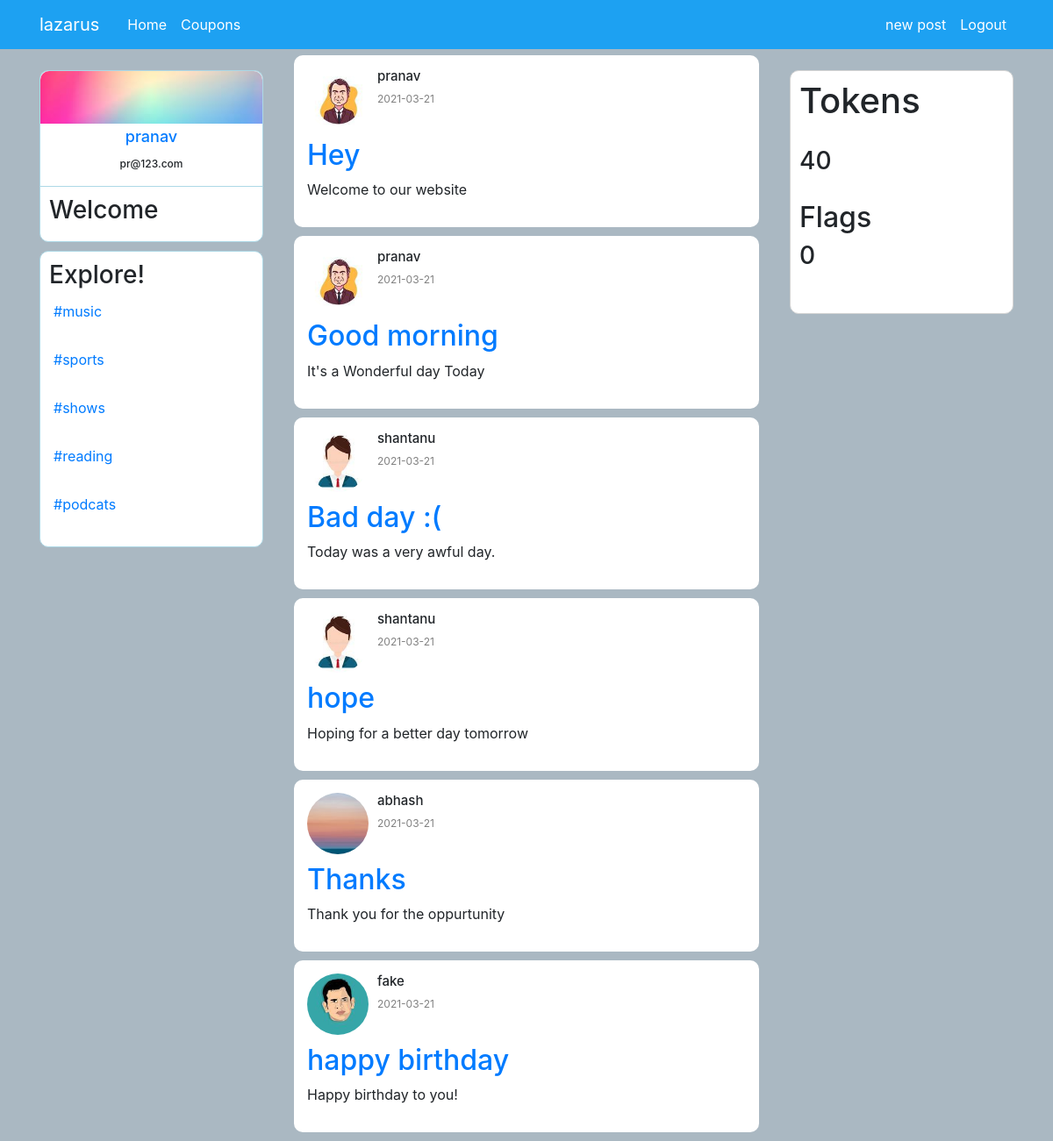
The app's page /home (signed in) with its own data.
### appmain/models.py (models this page shows, shortened)
class User(db.Model, UserMixin):
    id = db.Column(db.Integer, primary_key=True)
    username = db.Column(db.String(20), unique=True, nullable=False)
    email = db.Column(db.String(120), unique=True, nullable=False)
    image_file = db.Column(db.String(20), nullable=False, default='default.jpg')
    password = db.Column(db.String(60), nullable=False)
    posts = db.relationship('Post', backref='author', lazy=True)
    token_count=db.Column(db.Integer,nullable=False,default=0)
    flag_count=db.Column(db.Integer,nullable=False,default=0)

class Post(db.Model):
    id = db.Column(db.Integer, primary_key=True)
    title = db.Column(db.String(100), nullable=False)
    content = db.Column(db.Text, nullable=False)
    date_posted = db.Column(db.DateTime, nullable=False, default=datetime.utcnow)
    user_id = db.Column(db.Integer, db.ForeignKey('user.id'), nullable=False)

### appmain/routes.py (the view)
@app.route("/")
@app.route("/home")
def home():
    posts = Post.query.all()
    return render_template('home.html', posts=posts)

### appmain/models.py (called while the page is built)
@login_manager.user_loader
def load_user(user_id):
    return User.query.get(int(user_id))

### appmain/templates/home.html (shortened to what this page needs)
{% extends "layout.html" %}
{% block content %}
<div class="row">
  <div class="col-md-3">
<div class="sidebar mt-4 d-none d-md-block">
            <div class="sidebar_top ">
              <img src="{{ url_for('static',filename='profile/1.jpg') }}">
             <h2>
              <a href="{{ url_for('account') }}">
              {{ current_user.username }}
            </a>
             </h2>
             <h4>{{ current_user.email }}</h4>
            </div>
            <div class="sidebar_stats">
<div class="sidebar_stat">
 <h3>
  Welcome
 </h3>
</div>
            </div>
            <div class="sidebar_bottom">
                <h3>Explore!</h3>
                <div class="sidebar_recentitem para">
                     <p><a href="https://www.spotify.com/us/">#music</a></p>
                 </div>
                  <div class="sidebar_recentitem para">
                      <p><a href="https://www.cricbuzz.com/cricket-match/live-scores">#sports</a></p>
                  </div>
                  <div class="sidebar_recentitem para">
                      <p><a href="https://www.netflix.com/in/">#shows</a></p>
                  </div>
                  <div class="sidebar_recentitem para">
                      <p><a href="https://medium.com/">#reading</a></p>
                  </div>
                  <div class="sidebar_recentitem para">
                   <p><a href="https://podcasts.google.com/">#podcats</a></p>
               </div>
            </div>
</div>
</div>
<div class="col-md-6 p-0 mt-3">
<div class="feed">
{% for post in posts %}
<div class="post">
    <div class="post_header">
      <img class="rounded-circle article-img" src="{{ url_for('static',filename='profile/' + post.author.image_file)}}"
  <img class="fas fa-user "></img>
  <div class="post_info">
    <h2>{{post.author.username}}</h2>
    <p>{{post.date_posted.strftime('%Y-%m-%d')}}</p>
  </div>
  </div>
    <div class="post_body">
      <h2><a class="article-title" href="{{ url_for('post', post_id=post.id) }}">{{ post.title }}</a></h2>
  <p>{{post.content}}</p>
  </div>
  </div>
  {% endfor %}
</div>
</div>
<div class="col-md-3">
<div class="widgets d-none d-md-block">
    <div class="widgets_header token">
      <h1>Tokens</h1>
    </div>
    <div class="widgets_article">
  <div class="widgets_articleright">
    <h3>{{current_user.token_count}}</h3>
  </div>
  </div>
  <div class="widgets_article">
    <div class="widgets_articleright flag">
      <h2>Flags</h2>
      <h3>{{current_user.flag_count}}</h3>
    </div>
    </div>
    <div class="widgets_article">
      </div>
    </div>
  </div>
</div>
  {% endblock content %}

### appmain/static/style.css (style rules this page uses)
* { margin: 0; padding: 0; }
body { background-color: #aab8c2; }
.sidebar { border-radius: 10px; text-align: center; position: sticky; top: 80px; height: fit-content; flex: 0.2; }
.sidebar_top img { margin-bottom: -20px; width: 100%; height: 60px; border-top-left-radius: 10px; border-top-right-radius: 10px; object-fit: cover; }
.sidebar_top { display: flex; flex-direction: column; align-items: center; border: 1px solid lightblue; border-bottom: 0; border-top-left-radius: 10px; border-top-right-radius: 10px; background-color: white; padding-bottom: 10px; }
.sidebar_stats { padding: 10px; border: 1px solid lightblue; margin-bottom: 10px; border-bottom-left-radius: 10px; border-bottom-right-radius: 10px; background-color: white; }
.sidebar_stat { display: flex; justify-content: space-between; }
.sidebar_top h4 { font-size: 12px; margin-top: 5px; }
.sidebar_top h2 { font-size: 18px; }
.sidebar_bottom { text-align: left; padding: 10px; border: 1px solid lightblue; border-radius: 10px; margin-top: 10px; background-color: white; }
.sidebar_recentitem { display: flex; margin-bottom: 5px; padding: 5px; }
.feed { flex: 0.6; margin: 0 20px; margin-top: 47px; }
.post { background-color: white; padding: 15px; margin-bottom: 10px; border-radius: 10px; }
.post_header { display: flex; margin-bottom: 10px; }
.post_info { margin-left: 10px; }
.post_info p { font-size: 12px; color: gray; }
.post_info h2 { font-size: 15px; }
.widgets { position: sticky; top: 80px; float: 0.2; background-color: white; border-radius: 10px; border: 1px solid lightgrey; height: fit-content; padding-bottom: 10px; }
.widgets_header { display: flex; align-items: center; justify-content: space-between; padding: 10px; }
.widgets_article { display: flex; padding: 10px; }
.article-img { height: 70px; width: 70px; }

### records on screen
User: username "pranav", email "pr@123.com", token_count "40", flag_count "0"
Post: image_file (picture), author.username "pranav", date_posted "2021-03-21", title "Hey", content "Welcome to our website"
Post: image_file (picture), author.username "pranav", date_posted "2021-03-21", title "Good morning", content "It's a Wonderful day Today"
Post: image_file (picture), author.username "shantanu", date_posted "2021-03-21", title "Bad day :(", content "Today was a very awful day."
Post: image_file (picture), author.username "shantanu", date_posted "2021-03-21", title "hope", content "Hoping for a better day tomorrow"
Post: image_file (picture), author.username "abhash", date_posted "2021-03-21", title "Thanks", content "Thank you for the oppurtunity"
Post: image_file (picture), author.username "fake", date_posted "2021-03-21", title "happy birthday", content "Happy birthday to you!"
